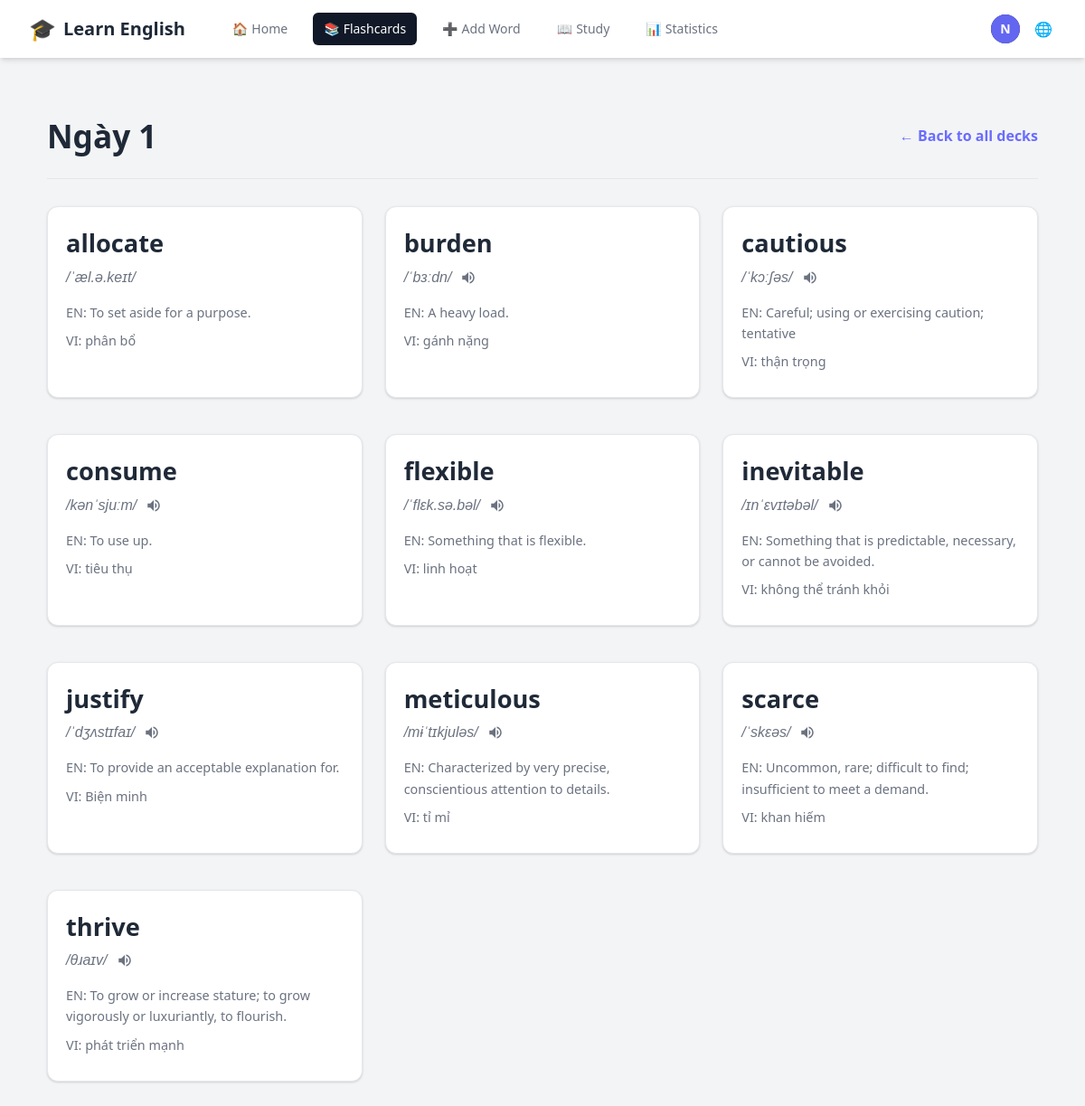
The app's page /en/decks/2/ (signed in) with its own data.
### accounts/models.py (models this page shows, shortened)
class CustomUser(AbstractUser):
    email = models.EmailField(unique=True)
    username = None  # Remove username field
    USERNAME_FIELD = 'email'
    REQUIRED_FIELDS = []
    objects = CustomUserManager()

### vocabulary/models.py (models this page shows, shortened)
class Deck(models.Model):
    user = models.ForeignKey(settings.AUTH_USER_MODEL, on_delete=models.CASCADE, related_name='decks')
    name = models.CharField(max_length=255)
    created_at = models.DateTimeField(auto_now_add=True)
    class Meta:
        ordering = ['-created_at']
        unique_together = ['user', 'name']

class Flashcard(models.Model):
    user = models.ForeignKey(settings.AUTH_USER_MODEL, on_delete=models.CASCADE, related_name='flashcards')
    deck = models.ForeignKey(Deck, on_delete=models.CASCADE, related_name='flashcards', null=True, blank=True)
    word = models.CharField(max_length=255)
    phonetic = models.CharField(max_length=100, blank=True, null=True, help_text="Phonetic transcription (e.g., /rɪˈzɪliənt/)")
    part_of_speech = models.CharField(max_length=50, blank=True, null=True)
    audio_url = models.URLField(max_length=500, blank=True, null=True)
    image = models.ImageField(upload_to='flashcard_images/', blank=True, null=True)
    related_image_url = models.URLField(max_length=500, blank=True, null=True, help_text="Auto-fetched related image URL")
    general_synonyms = models.TextField(blank=True, null=True, help_text="Comma-separated list of general synonyms")
    general_antonyms = models.TextField(blank=True, null=True, help_text="Comma-separated list of general antonyms")
    ease_factor = models.FloatField(default=2.5, help_text="SM-2 ease factor")
    repetitions = models.PositiveIntegerField(default=0, help_text="Number of successful reviews in a row")
    interval = models.PositiveIntegerField(default=0, help_text="Interval (days) until next review")
    next_review = models.DateField(default=timezone.now)
    last_reviewed = models.DateTimeField(blank=True, null=True)
    created_at = models.DateTimeField(auto_now_add=True)
    class Meta:
        ordering = ['word']
        unique_together = ['user', 'word']  # Một user không thể có từ trùng lặp

class Definition(models.Model):
    flashcard = models.ForeignKey(Flashcard, related_name='definitions', on_delete=models.CASCADE)
    english_definition = models.TextField()
    vietnamese_definition = models.TextField()
    definition_synonyms = models.TextField(blank=True, null=True, help_text="Comma-separated list of synonyms for this definition")
    definition_antonyms = models.TextField(blank=True, null=True, help_text="Comma-separated list of antonyms for this definition")

### vocabulary/views.py (the view)
# urls.py: path('decks/<int:deck_id>/', views.deck_detail, name='deck_detail'),
@login_required
def deck_detail(request, deck_id):
    try:
        deck = Deck.objects.get(id=deck_id, user=request.user)
        flashcards = Flashcard.objects.filter(deck=deck).prefetch_related('definitions')
        context = {
            'deck': deck,
            'flashcards': flashcards,
        }
        return render(request, 'vocabulary/deck_detail.html', context)
    except Deck.DoesNotExist:
        return redirect('deck_list')

### vocabulary/templates/vocabulary/deck_detail.html (shortened to what this page needs)
{% extends "base.html" %}
{% load i18n %}
{% block content %}
<div class="deck-detail-page">
    <div class="page-header">
        <h1>{{ deck.name }}</h1>
        <a href="{% url 'deck_list' %}" class="back-link">← {{ manual_texts.back_to_all_decks }}</a>
    </div>
    {% if flashcards %}
        <div class="flashcard-grid">
            {% for card in flashcards %}
                <div class="word-item">
                    <div class="word">{{ card.word }}</div>
                    {% if card.phonetic %}
                        <div class="phonetic">
                            <span>{{ card.phonetic }}</span>
                            {% if card.audio_url %}
                                <span class="audio-icon" data-audio-url="{{ card.audio_url }}">
                                    <svg width="18" height="18" viewBox="0 0 24 24" fill="currentColor"><path d="M3 9v6h4l5 5V4L7 9H3zm13.5 3c0-1.77-1.02-3.29-2.5-4.03v8.05c1.48-.73 2.5-2.25 2.5-4.02zM14 3.23v2.06c2.89.86 5 3.54 5 6.71s-2.11 5.85-5 6.71v2.06c4.01-.91 7-4.49 7-8.77s-2.99-7.86-7-8.77z"></path></svg>
                                </span>
                            {% endif %}
                        </div>
                    {% endif %}
                    {% for def in card.definitions.all %}
                        <div class="definition">
                            {% trans "EN:" %} {{ def.english_definition }}
                        </div>
                        <div class="definition">
                            {% trans "VI:" %} {{ def.vietnamese_definition }}
                        </div>
                    {% endfor %}
                </div>
            {% endfor %}
        </div>
    {% else %}
        <p>{% trans "This deck is empty." %} <a href="{% url 'add_flashcard' %}">{% trans "Add some cards!" %}</a></p>
    {% endif %}
</div>
{% endblock %}

### vocabulary/templates/base.html (shortened to what this page needs)
{% load i18n %}
{% load static %}
<!DOCTYPE html>
<html lang="{{ LANGUAGE_CODE }}">
  <head>
    <script src="https://cdn.tailwindcss.com"></script>
    <link rel="stylesheet" type="text/css" href="{% static 'css/main.css' %}">
  </head>
  <body class="bg-gray-100 dark:bg-gray-900">
    <nav class="bg-white dark:bg-gray-800 shadow-md">
        <div class="max-w-7xl mx-auto px-4 sm:px-6 lg:px-8">
            <div class="flex items-center justify-between h-16">
                <div class="flex items-center">
                    <a href="{% if user.is_authenticated %}{% url 'dashboard' %}{% else %}{% url 'account_login' %}{% endif %}" class="flex-shrink-0 flex items-center space-x-2">
                        <span class="text-2xl">🎓</span>
                        <span class="text-xl font-bold text-gray-800 dark:text-white">{{ manual_texts.learn_english }}</span>
                    </a>
                    <div class="hidden md:block">
                        <div class="ml-10 flex items-baseline space-x-4">
                            {% if user.is_authenticated %}
                                <a href="{% url 'dashboard' %}" class="{% if request.resolver_match.url_name == 'dashboard' %}bg-gray-900 text-white{% else %}text-gray-500 dark:text-gray-300 hover:bg-gray-700 hover:text-white{% endif %} px-3 py-2 rounded-md text-sm font-medium flex items-center space-x-1">
                                    <span class="nav-icon">🏠</span>
                                    <span>{{ manual_texts.home }}</span>
                                </a>
                                <a href="{% url 'deck_list' %}" class="{% if request.resolver_match.url_name == 'deck_list' or request.resolver_match.url_name == 'deck_detail' %}bg-gray-900 text-white{% else %}text-gray-500 dark:text-gray-300 hover:bg-gray-700 hover:text-white{% endif %} px-3 py-2 rounded-md text-sm font-medium flex items-center space-x-1">
                                    <span class="nav-icon">📚</span>
                                    <span>{{ manual_texts.flashcards }}</span>
                                </a>
                                <a href="{% url 'add_flashcard' %}" class="{% if request.resolver_match.url_name == 'add_flashcard' %}bg-gray-900 text-white{% else %}text-gray-500 dark:text-gray-300 hover:bg-gray-700 hover:text-white{% endif %} px-3 py-2 rounded-md text-sm font-medium flex items-center space-x-1">
                                    <span class="nav-icon">➕</span>
                                    <span>{{ manual_texts.add_word }}</span>
                                </a>
                                <a href="{% url 'study' %}" class="{% if request.resolver_match.url_name == 'study' %}bg-gray-900 text-white{% else %}text-gray-500 dark:text-gray-300 hover:bg-gray-700 hover:text-white{% endif %} px-3 py-2 rounded-md text-sm font-medium flex items-center space-x-1">
                                    <span class="nav-icon">📖</span>
                                    <span>{{ manual_texts.study }}</span>
                                </a>
                                <a href="{% url 'statistics' %}" class="{% if request.resolver_match.url_name == 'statistics' %}bg-gray-900 text-white{% else %}text-gray-500 dark:text-gray-300 hover:bg-gray-700 hover:text-white{% endif %} px-3 py-2 rounded-md text-sm font-medium flex items-center space-x-1">
                                    <span class="nav-icon">📊</span>
                                    <span>{{ manual_texts.statistics }}</span>
                                </a>
                            {% endif %}
                        </div>
                    </div>
                </div>
                <div class="hidden md:block">
                    <div class="ml-4 flex items-center md:ml-6">
                        {% if user.is_authenticated %}
                            <div class="ml-3 relative">
                                <div>
                                    <button type="button" id="user-toggle" class="max-w-xs bg-gray-800 rounded-full flex items-center text-sm focus:outline-none focus:ring-2 focus:ring-offset-2 focus:ring-offset-gray-800 focus:ring-white" aria-expanded="false" aria-haspopup="true">
                                        <div class="h-8 w-8 rounded-full bg-indigo-500 flex items-center justify-center text-white font-bold">
                                            {{ user.email|slice:":1"|upper }}
                                        </div>
                                    </button>
                                </div>
                            </div>
                        {% endif %}
                        <div class="ml-3 relative">
                            <div>
                                <button type="button" id="lang-toggle" class="bg-white dark:bg-gray-800 p-1 rounded-full text-gray-400 dark:text-gray-300 hover:text-gray-500 dark:hover:text-white focus:outline-none focus:ring-2 focus:ring-offset-2 focus:ring-offset-gray-800 focus:ring-white">
                                    <span class="nav-icon">🌐</span>
                                </button>
                            </div>
                        </div>
                    </div>
                </div>
            </div>
        </div>
    </nav>
    <main class="py-10">
      <div class="max-w-7xl mx-auto px-4 sm:px-6 lg:px-8">
        {% block content %}{% endblock %}
      </div>
    </main>
  </body>
</html>

### static/css/main.css (style rules this page uses)
* { margin: 0; padding: 0; box-sizing: border-box; }
body { background: #18182f; color: #fff; font-family: "Segoe UI", Tahoma, Geneva, Verdana, sans-serif; line-height: 1.6; min-height: 100vh; }
.flashcard-grid { display: grid; grid-template-columns: repeat(auto-fill, minmax(300px, 1fr)); gap: 20px; margin-top: 20px; }
.hidden { display: none; }
.flex { display: flex; }
.items-center { align-items: center; }
.justify-center { justify-content: center; }

### vocabulary/templates/base.html (style rules this page uses)
:root { --primary-color: #6a6cff; --primary-color-dark: #5859d8; --background-main: #f3f4f6; --background-secondary: #ffffff; --background-light: #ffffff; --text-main: #1f2937; --text-muted: #6b7280; --border-color: #e5e7eb; --card-background: var(--background-secondary); --card-border-color: var(--border-color); --card-text-main: var(--text-main); --card-text-muted: var(--text-muted); --card-shadow: 0 1px 3px 0 rgba(0, 0, 0, 0.1), 0 1px 2px 0 rgba(0, 0, 0, 0.06); --card-shadow-hover: 0 4px 6px -1px rgba(0, 0, 0, 0.1), 0 2px 4px -1px rgba(0, 0, 0, 0.06); }

### vocabulary/templates/vocabulary/deck_detail.html (style rules this page uses)
.deck-detail-page { max-width: 1200px; margin: 20px auto; padding: 0 20px; }
.page-header { text-align: left; margin-bottom: 30px; padding-bottom: 20px; border-bottom: 1px solid var(--border-color); display: flex; justify-content: space-between; align-items: center; }
.page-header h1 { font-size: 2.2em; font-weight: 700; color: var(--text-main); }
.back-link { color: var(--primary-color); text-decoration: none; font-weight: 600; }
.flashcard-grid { display: grid; grid-template-columns: repeat(auto-fill, minmax(320px, 1fr)); gap: 40px 25px; }
.word-item { background-color: var(--card-background); border: 1px solid var(--card-border-color); padding: 20px; border-radius: 12px; transition: all 0.2s ease-in-out; box-shadow: var(--card-shadow); }
.word-item .word { font-size: 1.7em; font-weight: 600; color: var(--card-text-main); margin-bottom: 5px; }
.word-item .phonetic { font-family: sans-serif; color: var(--card-text-muted); margin-bottom: 15px; font-style: italic; font-size: 1em; display: flex; align-items: center; gap: 10px; }
.word-item .audio-icon { color: var(--text-muted); cursor: pointer; transition: color 0.2s ease-in-out; display: inline-block; }
.word-item .definition { font-size: 0.9em; line-height: 1.6; color: var(--card-text-muted); margin-bottom: 8px; }

### records on screen
CustomUser: email "N"
Deck: name "Ngày 1"
Flashcard: word "allocate", phonetic "/ˈæl.ə.keɪt/"
Definition: english_definition "To set aside for a purpose.", vietnamese_definition "phân bổ"
Flashcard: word "burden", phonetic "/ˈbɜːdn/"
Definition: english_definition "A heavy load.", vietnamese_definition "gánh nặng"
Flashcard: word "cautious", phonetic "/ˈkɔːʃəs/"
Definition: english_definition "Careful; using or exercising caution; tentative", vietnamese_definition "thận trọng"
Flashcard: word "consume", phonetic "/kənˈsjuːm/"
Definition: english_definition "To use up.", vietnamese_definition "tiêu thụ"
Flashcard: word "flexible", phonetic "/ˈflɛk.sə.bəl/"
Definition: english_definition "Something that is flexible.", vietnamese_definition "linh hoạt"
Flashcard: word "inevitable", phonetic "/ɪnˈɛvɪtəbəl/"
Definition: english_definition "Something that is predictable, necessary, or cannot be avoided.", vietnamese_definition "không thể tránh khỏi"
Flashcard: word "justify", phonetic "/ˈdʒʌstɪfaɪ/"
Definition: english_definition "To provide an acceptable explanation for.", vietnamese_definition "Biện minh"
Flashcard: word "meticulous", phonetic "/mɨˈtɪkjuləs/"
Definition: english_definition "Characterized by very precise, conscientious attention to details.", vietnamese_definition "tỉ mỉ"
Flashcard: word "scarce", phonetic "/ˈskɛəs/"
Definition: english_definition "Uncommon, rare; difficult to find; insufficient to meet a demand.", vietnamese_definition "khan hiếm"
Flashcard: word "thrive", phonetic "/θɹaɪv/"
Definition: english_definition "To grow or increase stature; to grow vigorously or luxuriantly, to flourish.", vietnamese_definition "phát triển mạnh"

### other values on screen
{{ manual_texts.learn_english }} "Learn English"
{{ manual_texts.home }} "Home"
{{ manual_texts.flashcards }} "Flashcards"
{{ manual_texts.add_word }} "Add Word"
{{ manual_texts.study }} "Study"
{{ manual_texts.statistics }} "Statistics"
{{ manual_texts.back_to_all_decks }} "Back to all decks"
